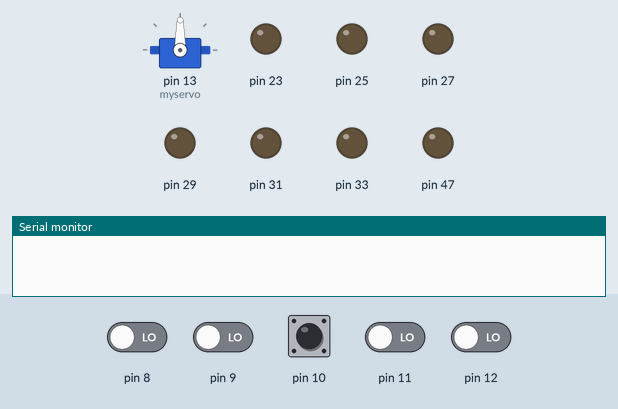
This sketch was run on a simulated Arduino Mega 2560, built with avr-gcc and run on an emulated ATmega2560. Shown: servo, output pins drawn as LEDs (lit = HIGH), the last lines printed to the serial monitor. Inputs (shaded band) come from the test bench; at power-on: pin 8–12 LOW.

Above: at 5.8 s.
5.9 s: pin 10 pulsed HIGH 5 times (0.12 s each, 0.3 s apart)
At 9.33 s:
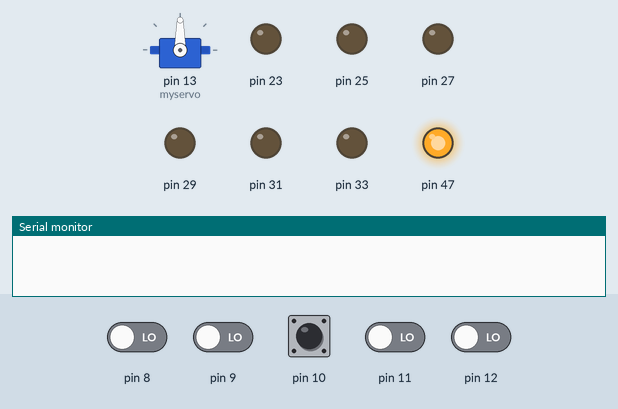
At 10.6 s:
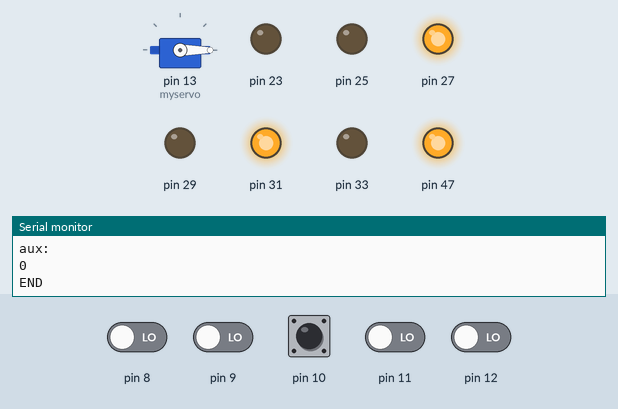
10.9 s: pin 10 pulsed HIGH 5 times (0.12 s each, 0.3 s apart)
At 15.1 s:
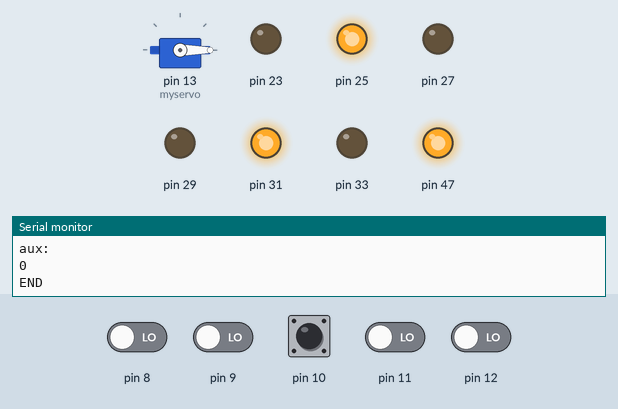
Timing chart, 0 to 30.9 s (numbered marks = the images above; inputs shaded):
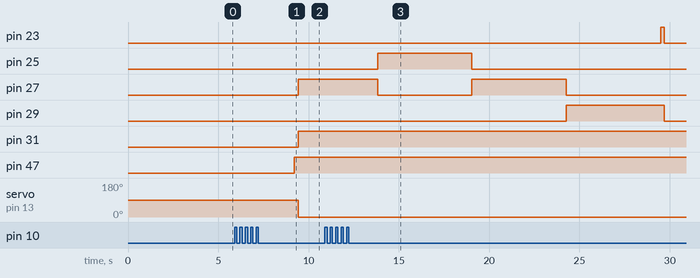

The sketch:

bs.ino
```cpp
/*


*/


#include <Servo.h>

Servo myservo;

int pos = 0;

unsigned long thr;
unsigned long ali;
unsigned long elv;
unsigned long rud;
unsigned long aux;

int gear = 1;


int st = 0;


void setup() {

  Serial.begin(9600);

    myservo.attach(13);


    pinMode(8, INPUT);
    pinMode(9, INPUT);
    pinMode(10, INPUT);
    pinMode(11, INPUT);
    pinMode(12, INPUT);

    pinMode(23, OUTPUT);
      pinMode(25, OUTPUT);
        pinMode(27, OUTPUT);
          pinMode(29, OUTPUT);

          pinMode(31, OUTPUT);
          pinMode(33, OUTPUT);
 pinMode(47, OUTPUT);


}

void loop() {

if(st == 0){
  digitalWrite(51, HIGH);
  delay(5000);
  digitalWrite(51, LOW);
st = 1;
}

thr = pulseIn(12, HIGH);
ali = pulseIn(11, HIGH);
elv = pulseIn(10, HIGH);
rud = pulseIn(9, HIGH);
aux = pulseIn(8, HIGH);


if(aux <= 1200){

digitalWrite(47, HIGH);
}
else{
digitalWrite(47, LOW);

}

gear = constrain(gear, -1, 3);

if(elv >= 1700){

gear = gear + 1;
delay(200);
}

if(elv <= 1200){

gear = gear - 1;
delay(200);
}


if(ali >= 1500){
digitalWrite(33, HIGH);
digitalWrite(31,LOW );

}

else if(ali <= 1300){

digitalWrite(33,LOW );
digitalWrite(31, HIGH);
}
else{

digitalWrite(33,LOW );
digitalWrite(31, LOW);

}

if(gear == 1){

  digitalWrite(29, HIGH);
  digitalWrite(27, LOW);
  digitalWrite(25, LOW);
 digitalWrite(23, LOW);

}
else if(gear == 2){

  digitalWrite(27, HIGH);
  digitalWrite(29, LOW);
  digitalWrite(25, LOW);
  digitalWrite(23, LOW);

 }
else if(gear == 3){

  digitalWrite(25, HIGH);
  digitalWrite(29, LOW);
  digitalWrite(27, LOW);
 digitalWrite(23, LOW);

}

else if(gear == 0){

digitalWrite(23, HIGH);
delay(200);
digitalWrite(23, LOW);
  digitalWrite(29, LOW);
  digitalWrite(27, LOW);
  digitalWrite(25, LOW);
}

else if(gear == -1){

digitalWrite(23, HIGH);
  digitalWrite(29, LOW);
  digitalWrite(27, LOW);
  digitalWrite(25, LOW);


}

pos = map(thr, 1103, 1888, 0, 180);

myservo.write(pos);

Serial.println("GEAR: ");
Serial.println(gear);
Serial.println("");

Serial.println("SERVO: ");
Serial.println(pos);
Serial.println("");


Serial.println("thr: ");
Serial.println(thr);
Serial.println("ali: ");
Serial.println(ali);
Serial.println("elv: ");
Serial.println(elv);
Serial.println("rud: ");
Serial.println(rud);
Serial.println("aux: ");
Serial.println(aux);
Serial.println("END");


}
```

Measured:
- after the input at 5.9 s, pin 23: stays LOW (without the input it goes to HIGH after 4.3 s); pin 27: LOW → HIGH after 3.5 s; pin 31: LOW → HIGH after 3.5 s instead of 4.3 s; pin 47: LOW → HIGH after 3.3 s instead of 4.1 s; servo on pin 13 (myservo): 90° → 0° after 3.5 s instead of 4.5 s
- after the input at 10.9 s, pin 25: LOW → HIGH after 2.9 s, → LOW 5.2 s later; pin 27: HIGH → LOW after 2.9 s instead of 3.7 s
